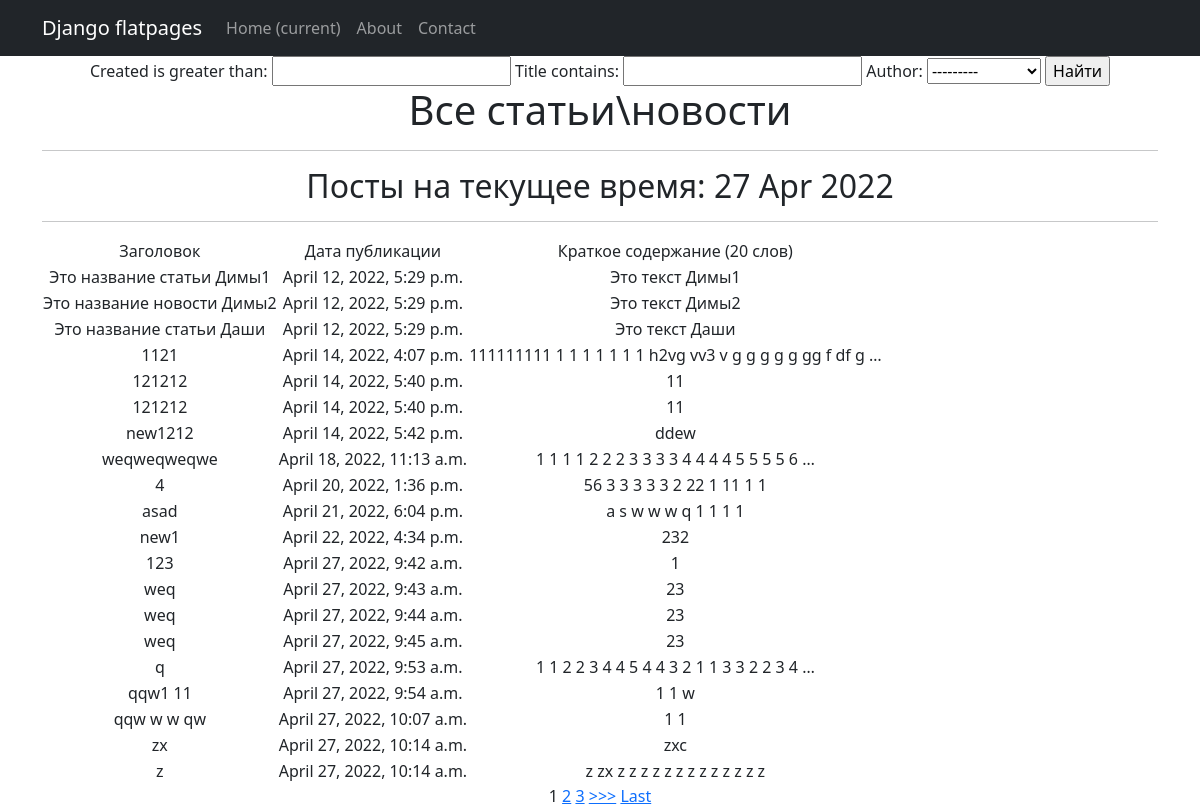
Page /news/search/ on the earlier database version.
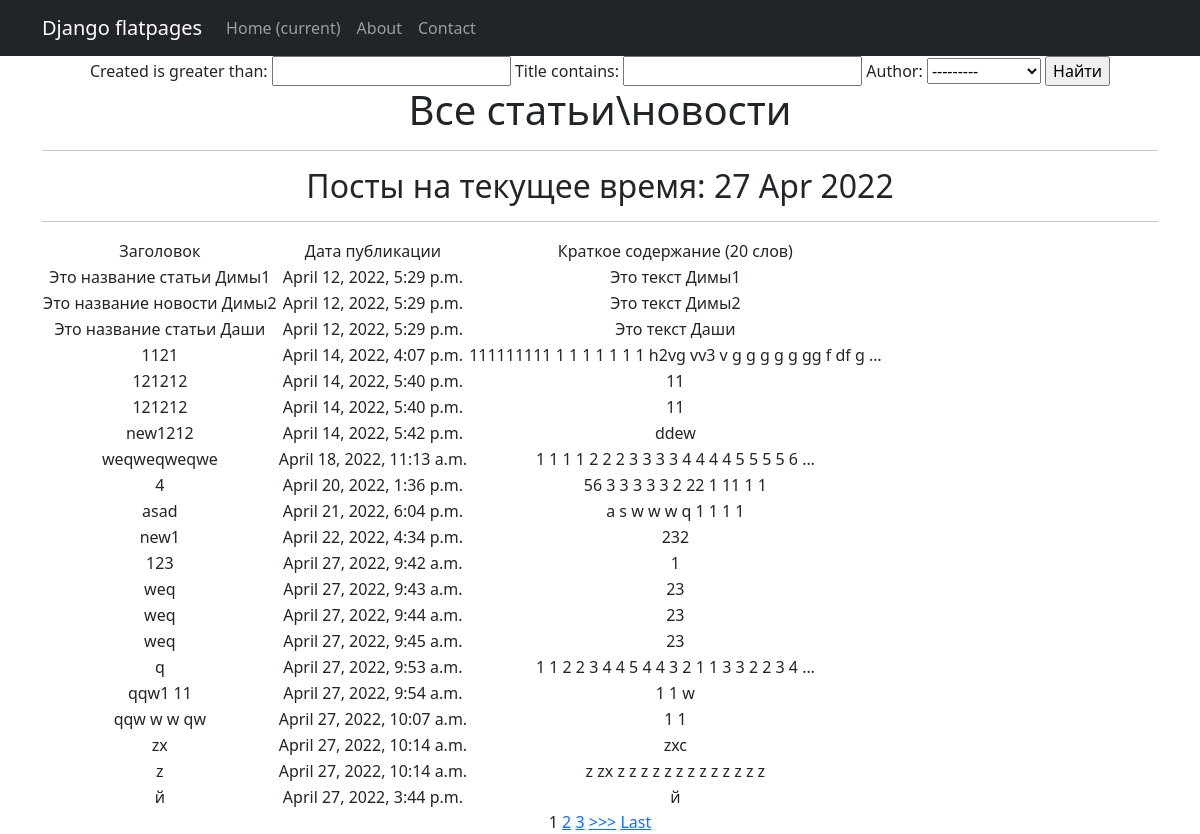
Same page on the later database version.
### news/models.py (models this page shows, shortened)
class Post(models.Model):
    article = 'a'
    news = 'n'
    POST_TYPE = [
        (article, "Статья"),
        (news, "Новость")
    ]
    author = models.ForeignKey(Author, on_delete=models.CASCADE)
    post_type = models.CharField(max_length=1, choices=POST_TYPE, default=article)
    created = models.DateTimeField(auto_now_add=True)
    cats = models.ManyToManyField(Category, through='PostCategory')
    title = models.CharField(max_length=256)
    text = models.TextField()
    rating = models.IntegerField(default=0)

### news/views.py (the view)
# urls.py: path('search/', NewsFilter.as_view(), name='post_filter'),
class NewsFilter(ListView):
    model = Post
    template_name = 'news/search.html'
    context_object_name = 'post_filter'
    paginate_by = 4
    def get_context_data(self, **kwargs):  # забираем отфильтрованные объекты переопределяя метод get_context_data у
        context = super().get_context_data(**kwargs)
        context['filter'] = post_filter(self.request.GET,
                                        queryset=self.get_queryset())  # вписываем наш фильтр в контекст
        context['time_now'] = datetime.utcnow()
        context['value1'] = None
        return context

### news/models.py (called while the page is built)
    def __str__(self):
        return self.user.username

### news/templatetags/custom_filters.py (called while the page is built)
@register.filter (name = 'Censor')
def Censor (value):
    cens = ('qwerty', 'solomid')
    text = set(value.split())
    for x in text:
        for y in cens:
            if x == y:
                return value.replace(x, '-',3)
    return value

### templates/news/search.html (shortened to what this page needs)
{% extends 'flatpages/default.html' %}
{% load custom_filters %}
{% load custom_filters %}
{% block content %}
<form method="GET">
    {{ filter.form }}
    <input type="submit" value="Найти">
</form>
    <h1>Все статьи\новости</h1>
    <hr>
    <h2>Посты на текущее время: {{ time_now|date:'d M Y' }}</h2>
    <hr>
{% if post_filter %}
        <table>
            <tr>
                <td>
                    Заголовок
                </td>
                <td>
                    Дата публикации
                </td>
                <td>
                    Краткое содержание (20 слов)
                </td>
            </tr>
        {% for Post in filter.qs %}
            <tr>
                <td>
                    {{Post.title|Censor}}
                </td>
                <td>
                    {{Post.created}}
                </td>
                <td>
                    {{Post.text|truncatewords:20|Censor}}
                </td>
            </tr>
        {% endfor %}
        </table>
   {% else %}
        <h2>Товаров нет!</h2>
    {% endif %}
{% if is_paginated %}
    {% for num in page_obj.paginator.page_range %}
        {% if page_obj.number == num %}
            <a>{{ num }}</a>
        {% elif num > page_obj.number|add:'-3' and num < page_obj.number|add:'3' %}
            <a href="?page={{ num }}">{{ num }}</a>
        {% endif %}
    {% endfor %}
    {% if page_obj.has_next %}
        <a href="?page={{ page_obj.next_page_number }}">>>></a>
        <a href="?page={{ page_obj.paginator.num_pages }}">Last</a>
    {% endif %}
{% endif %}
{% endblock content %}

Differences in the rows shown:
added Post: title|Censor "й", created "April 27, 2022, 3:44 p.m.", text|Censor "й"
